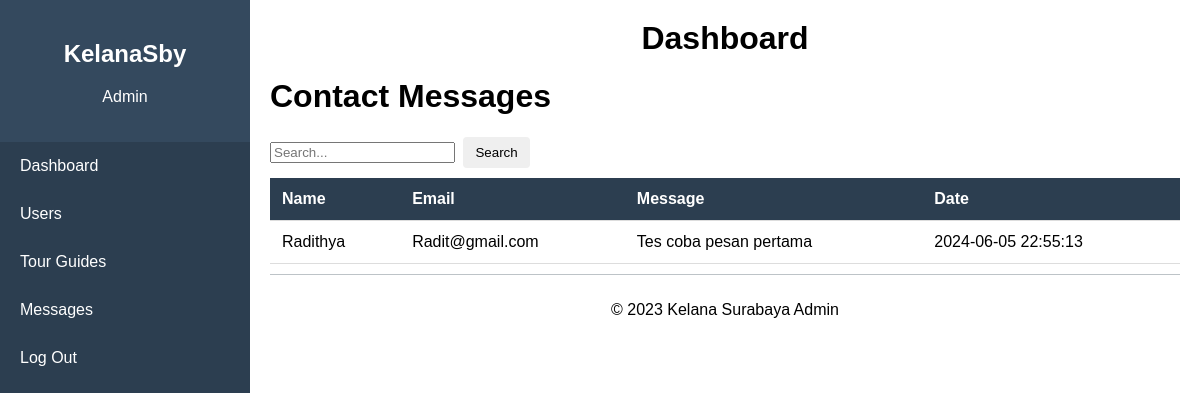
The page /Admin/pesan_masuk.php (signed in) on the database its author committed.
### tables this page shows
CREATE TABLE `messageuser` (
  `name` varchar(255) NOT NULL,
  `email` varchar(255) NOT NULL,
  `message` longtext NOT NULL,
  `created_at` datetime NOT NULL DEFAULT current_timestamp()
);

### Admin/pesan_masuk.php (the view, shortened to what this page needs)
<?php
include 'connectDB.php';
$search_query = isset($_GET['search']) ? mysqli_real_escape_string($koneksi, $_GET['search']) : '';
$sql = "SELECT * FROM messageUser WHERE name LIKE '%$search_query%' OR email LIKE '%$search_query%' OR message LIKE '%$search_query%' LIMIT 10";
$result = mysqli_query($koneksi, $sql);
$messageUser = [];
while ($row = mysqli_fetch_assoc($result)) {
    $messageUser[] = $row;
}
?>
<?php include("adminHeader.php")?>
    <main>
        <h1>Contact Messages</h1>
        <form method="GET" action="">
            <input type="search" name="search" placeholder="Search..." value="<?= htmlspecialchars($search_query) ?>">
            <button type="submit">Search</button>
        </form>
        <table>
            <thead>
                <tr>
                    <th>Name</th>
                    <th>Email</th>
                    <th>Message</th>
                    <th>Date</th>
                </tr>
            </thead>
            <tbody>
                <?php foreach ($messageUser as $messages): ?>
                    <tr>
                        <td><?= htmlspecialchars($messages["name"]) ?></td>
                        <td><?= htmlspecialchars($messages["email"]) ?></td>
                        <td><?= htmlspecialchars($messages["message"]) ?></td>
                        <td><?= htmlspecialchars($messages["created_at"]) ?></td>
                    </tr>
                <?php endforeach; ?>
            </tbody>
        </table>
    </main>
    <?php include("adminFooter.php")?>

### Css/admin-style.css (style rules this page uses)
body { display: flex; margin: 0; font-family: Arial, sans-serif; }
table { width: 100%; border-collapse: collapse; margin: 10px 0; font-size: 16px; text-align: left; }
th, td { padding: 12px; border-bottom: 1px solid #ddd; }
th { background-color: #2c3e50; color: white; }
button { padding: 8px 12px; margin: 0 4px; border: none; border-radius: 4px; cursor: pointer; }

### rows shown on the page
messageuser: name "Radithya", email "Radit@gmail.com", message "Tes coba pesan pertama", created_at "2024-06-05 22:55:13"
